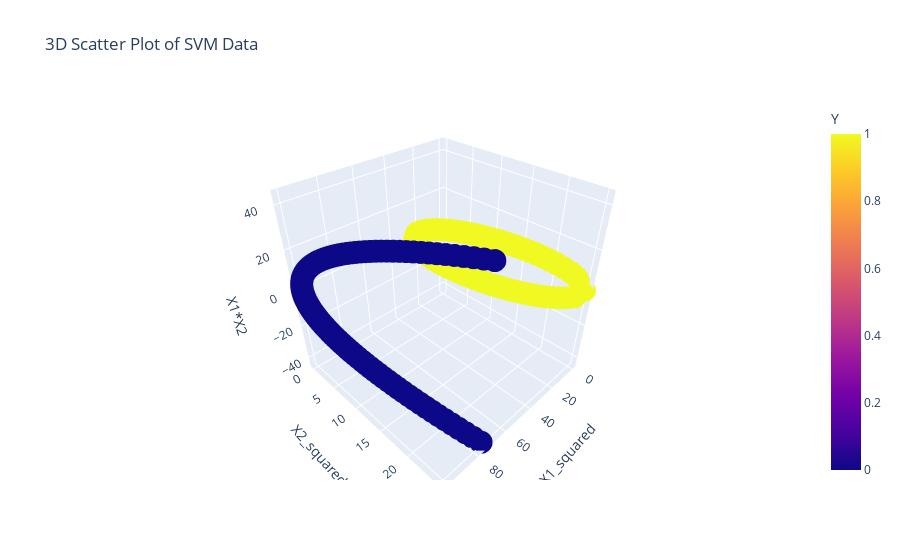

The cell this chart's notebook holds for it:
### Code cell
fig = px.scatter_3d(
    df, 
    x='X1_squared', 
    y='X2_squared', 
    z='X1*X2', 
    color='Y',
    title='3D Scatter Plot of SVM Data'
)
fig.show()

### Figure 1 — Plotly figure (JSON) as saved in the notebook; plotly's stock layout.template omitted (floating-point values rounded to 4 significant figures; data arrays with more than 128 entries replaced by an {"elided": "..."} marker saying what was removed)
{"data": [{"hovertemplate": "X1_squared=%{x}<br>X2_squared=%{y}<br>X1*X2=%{z}<br>Y=%{marker.color}<extra></extra>", "legendgroup": "", "marker": {"color": {"elided": "400 int values"}, "coloraxis": "coloraxis", "symbol": "circle"}, "mode": "markers", "name": "", "scene": "scene", "showlegend": false, "type": "scatter3d", "x": {"elided": "400 float values"}, "y": {"elided": "400 float values"}, "z": {"elided": "400 float values"}}], "layout": {"coloraxis": {"colorbar": {"title": {"text": "Y"}}, "colorscale": [[0, "#0d0887"], [0.1111, "#46039f"], [0.2222, "#7201a8"], [0.3333, "#9c179e"], [0.4444, "#bd3786"], [0.5556, "#d8576b"], [0.6667, "#ed7953"], [0.7778, "#fb9f3a"], [0.8889, "#fdca26"], [1, "#f0f921"]]}, "legend": {"tracegroupgap": 0}, "scene": {"domain": {"x": [0, 1], "y": [0, 1]}, "xaxis": {"title": {"text": "X1_squared"}}, "yaxis": {"title": {"text": "X2_squared"}}, "zaxis": {"title": {"text": "X1*X2"}}}, "title": {"text": "3D Scatter Plot of SVM Data"}}}
